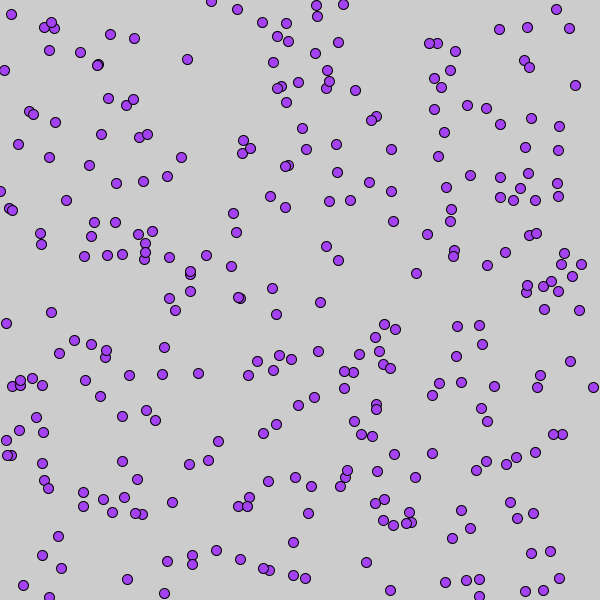
Frame 1 (no input)
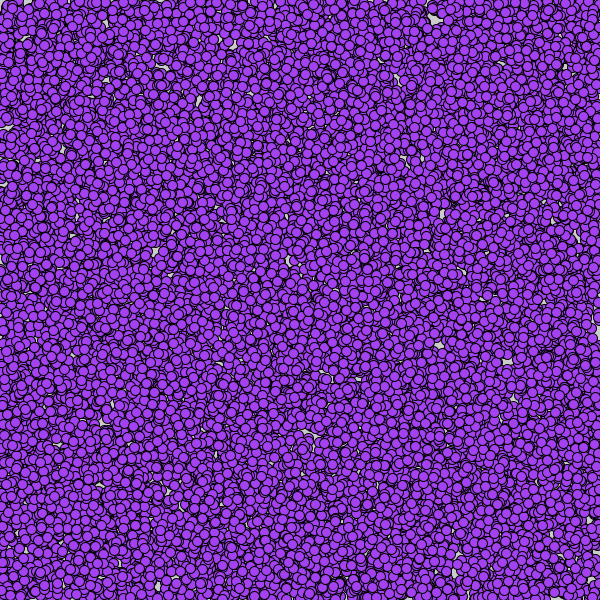
Frame 60 (the mouse pressed at the canvas centre just before this capture)
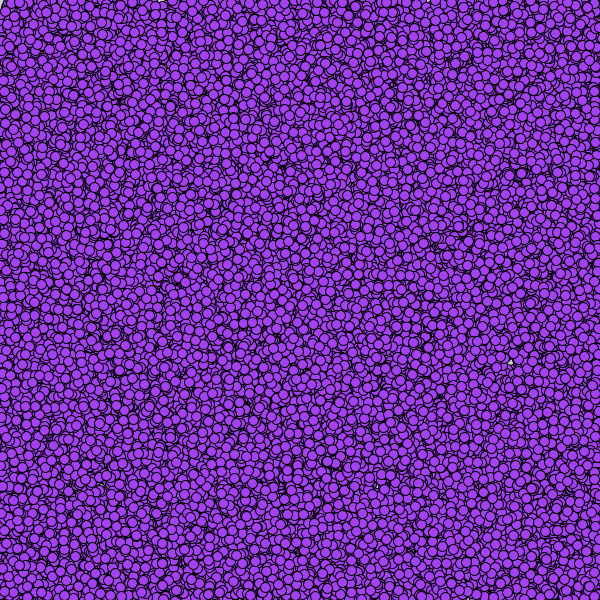
Frame 120 (the mouse held since frame 60 and released just before this capture)

The Processing sketch that drew these frames (run headless with seeded random() and noise(); from frame 60 on, the mouse is pressed at the canvas centre):

// Processing sketch: sketch_200205a
// ── sketch_200205a.pde
int wormX = 0;

void setup() {
  size(600, 600);
  fill((int)random(255), (int)random(255), (int)random(255));
}

void draw() {
  for (int i = 1; i < 300; i = i+1){
    ellipse(random(600), random(600), 10, 10);
  }
}
